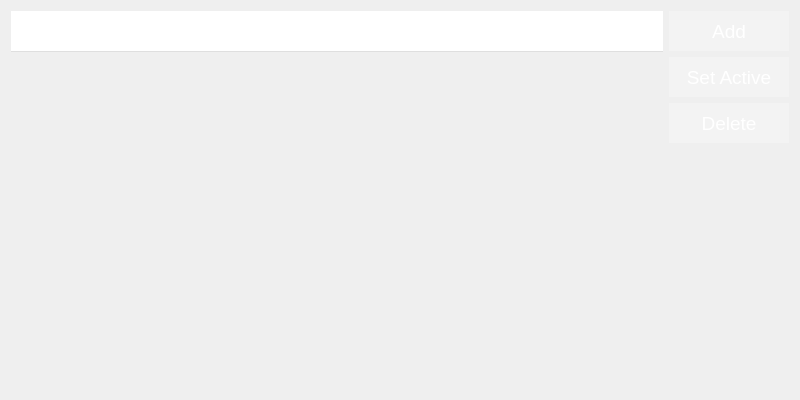
<?xml version="1.0" encoding="UTF-8"?>
<ui version="4.0">
 <class>AccountTab</class>
 <widget class="QWidget" name="AccountTab">
  <property name="geometry">
   <rect>
    <x>0</x>
    <y>0</y>
    <width>800</width>
    <height>400</height>
   </rect>
  </property>
  <property name="windowTitle">
   <string notr="true">Form</string>
  </property>
  <layout class="QHBoxLayout" name="horizontalLayout">
   <item>
    <widget class="QTableView" name="accounts_tableView">
     <property name="minimumSize">
      <size>
       <width>0</width>
       <height>0</height>
      </size>
     </property>
     <property name="font">
      <font>
       <pointsize>11</pointsize>
      </font>
     </property>
     <property name="styleSheet">
      <string notr="true">QTableView {
    color: rgb(255, 255, 255);
	background-color: rgba(255, 255, 255, 0);
	alternate-background-color: rgba(191, 191, 191, 63);
    selection-color: rgb(0, 0, 0);
	selection-background-color: rgba(255, 255, 255, 191);
	border: none;
}

QHeaderView {
	color: rgba(0, 0, 0, 255);
	background-color: rgba(255, 255, 255, 255);
    border: 1px;
	min-height: 40px;
	border-bottom: 1px solid rgba(191, 191, 191, 127);
}

</string>
     </property>
     <property name="editTriggers">
      <set>QAbstractItemView::NoEditTriggers</set>
     </property>
     <property name="selectionMode">
      <enum>QAbstractItemView::SingleSelection</enum>
     </property>
     <property name="selectionBehavior">
      <enum>QAbstractItemView::SelectRows</enum>
     </property>
     <property name="showGrid">
      <bool>false</bool>
     </property>
     <property name="sortingEnabled">
      <bool>true</bool>
     </property>
     <attribute name="horizontalHeaderHighlightSections">
      <bool>false</bool>
     </attribute>
     <attribute name="verticalHeaderVisible">
      <bool>false</bool>
     </attribute>
    </widget>
   </item>
   <item>
    <layout class="QVBoxLayout" name="verticalLayout">
     <item>
      <widget class="QPushButton" name="addAccount_pb">
       <property name="sizePolicy">
        <sizepolicy hsizetype="Preferred" vsizetype="Fixed">
         <horstretch>0</horstretch>
         <verstretch>0</verstretch>
        </sizepolicy>
       </property>
       <property name="minimumSize">
        <size>
         <width>120</width>
         <height>40</height>
        </size>
       </property>
       <property name="font">
        <font>
         <pointsize>14</pointsize>
        </font>
       </property>
       <property name="styleSheet">
        <string notr="true">QPushButton{
	color: rgb(255, 255, 255);
	border: 0px;
	background-color: rgba(255, 255, 255, 63);
}
QPushButton:hover{
	background-color: rgba(255, 255, 255, 79);
}
QPushButton:disabled{
	color: rgb(63, 63, 63);
	background-color: rgba(127, 127, 127, 191);
}</string>
       </property>
       <property name="text">
        <string>Add</string>
       </property>
      </widget>
     </item>
     <item>
      <widget class="QPushButton" name="setAccountActive_pb">
       <property name="enabled">
        <bool>true</bool>
       </property>
       <property name="sizePolicy">
        <sizepolicy hsizetype="Fixed" vsizetype="Fixed">
         <horstretch>0</horstretch>
         <verstretch>0</verstretch>
        </sizepolicy>
       </property>
       <property name="minimumSize">
        <size>
         <width>120</width>
         <height>40</height>
        </size>
       </property>
       <property name="font">
        <font>
         <pointsize>14</pointsize>
        </font>
       </property>
       <property name="styleSheet">
        <string notr="true">QPushButton{
	color: rgb(255, 255, 255);
	border: 0px;
	background-color: rgba(255, 255, 255, 63);
}
QPushButton:hover{
	background-color: rgba(255, 255, 255, 79);
}
QPushButton:disabled{
	color: rgb(63, 63, 63);
	background-color: rgba(127, 127, 127, 191);
}</string>
       </property>
       <property name="text">
        <string>Set Active</string>
       </property>
      </widget>
     </item>
     <item>
      <widget class="QPushButton" name="deleteAccount_pb">
       <property name="minimumSize">
        <size>
         <width>0</width>
         <height>40</height>
        </size>
       </property>
       <property name="font">
        <font>
         <pointsize>14</pointsize>
        </font>
       </property>
       <property name="styleSheet">
        <string notr="true">QPushButton{
	color: rgb(255, 255, 255);
	border: 0px;
	background-color: rgba(255, 255, 255, 63);
}
QPushButton:hover{
	background-color: rgba(255, 255, 255, 79);
}
QPushButton:disabled{
	color: rgb(63, 63, 63);
	background-color: rgba(127, 127, 127, 191);
}</string>
       </property>
       <property name="text">
        <string>Delete</string>
       </property>
      </widget>
     </item>
     <item>
      <spacer name="verticalSpacer">
       <property name="orientation">
        <enum>Qt::Vertical</enum>
       </property>
       <property name="sizeHint" stdset="0">
        <size>
         <width>20</width>
         <height>40</height>
        </size>
       </property>
      </spacer>
     </item>
    </layout>
   </item>
  </layout>
 </widget>
 <resources/>
 <connections/>
</ui>
